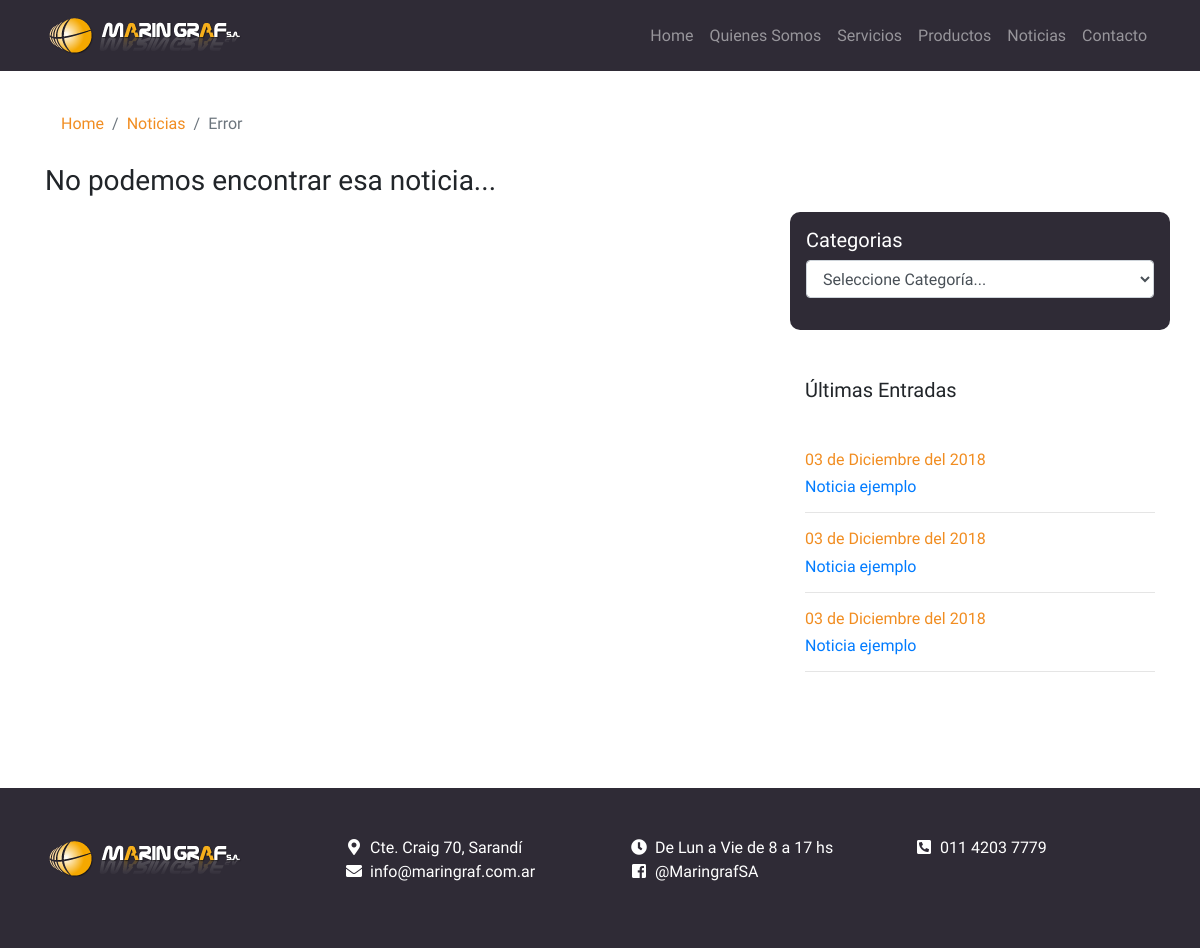
Page /noticia.php on the earlier database version.
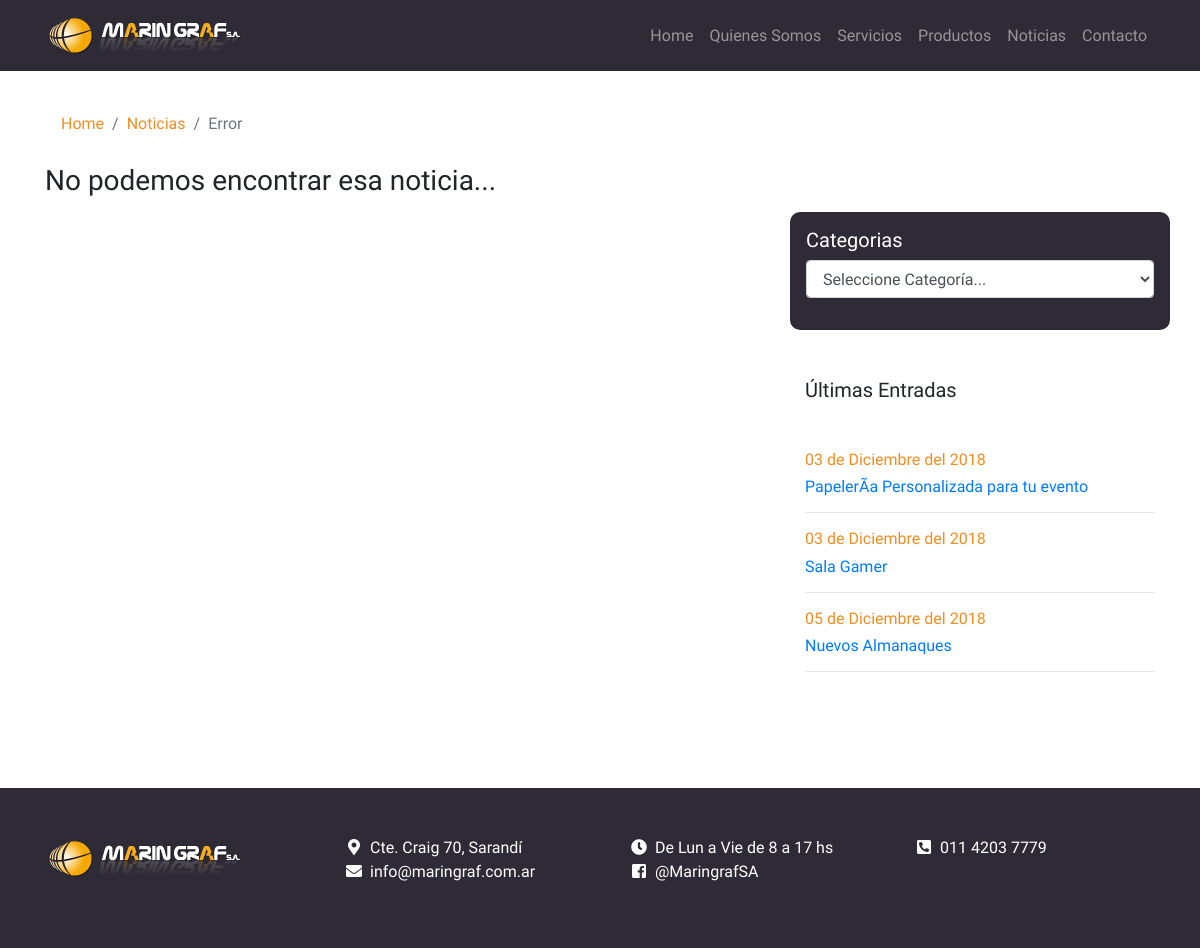
Same page on the later database version.
### tables this page shows
CREATE TABLE IF NOT EXISTS `noticias` (
  `id` int(10) unsigned NOT NULL AUTO_INCREMENT,
  `fecha` date DEFAULT NULL,
  `titulo` varchar(200) DEFAULT NULL,
  `contenido` text,
  `imagen` varchar(255) DEFAULT NULL,
  `idCategoria` int(11) DEFAULT NULL,
  PRIMARY KEY (`id`)
);

### noticia.php (the view, shortened to what this page needs)
<?php
$MESES = array("Enero","Febrero","Marzo","Abril","Mayo","Junio","Julio","Agosto","Septiembre","Octubre","Noviembre","Diciembre");
$noticia = array();
$ultimasnoticias = array();
$conn = mysqli_connect(EW_CONN_HOST, EW_CONN_USER, EW_CONN_PASS, EW_CONN_DB);
$sql = "SELECT * FROM noticias ORDER BY id DESC LIMIT 3";
$resultado = mysqli_query($conn, $sql);
if ($resultado) {
  for ($i=0; $i < mysqli_num_rows($resultado); $i++) {
    $registro = mysqli_fetch_assoc($resultado);
    $registro = array_map("utf8_encode", $registro);
    array_push($ultimasnoticias, $registro);
  }
}
 ?>
<!DOCTYPE html>
<html lang="es">
  <head>
    <link href="vendor/bootstrap/css/bootstrap.min.css" rel="stylesheet">
    <link href="css/full-slider.css" rel="stylesheet">
    <link href="vendor/fontawesome/css/all.css" rel="stylesheet">
  </head>
  <body>
    <nav id="navbar" class="navbar navbar-expand-lg navbar-dark fixed-top">
      <div class="container">
        <a class="navbar-brand" href="#">
          <img src="img/logo_horizontal_200.png" alt="logo">
        </a>
        <div class="collapse navbar-collapse" id="navbarResponsive">
          <ul class="navbar-nav ml-auto">
            <li class="nav-item">
              <a class="nav-link" href="index.php#home">Home
              </a>
            </li>
            <li class="nav-item">
              <a class="nav-link" href="index.php#quienes-somos">Quienes Somos</a>
            </li>
            <li class="nav-item">
              <a class="nav-link" href="index.php#servicios">Servicios</a>
            </li>
            <li class="nav-item">
              <a class="nav-link" href="index.php#productos">Productos</a>
            </li>
            <li class="nav-item">
              <a class="nav-link" href="index.php#noticias">Noticias</a>
            </li>
            <li class="nav-item">
              <a class="nav-link" href="index.php#contacto">Contacto</a>
            </li>
          </ul>
        </div>
      </div>
    </nav>
    <section>
      <div class="container">
        <nav aria-label="breadcrumb">
          <ol class="breadcrumb">
            <li class="breadcrumb-item"><a class="cl-naranja" href="index.php">Home</a></li>
            <li class="breadcrumb-item"><a class="cl-naranja" href="noticias.php">Noticias</a></li>
            <li class="breadcrumb-item active" aria-current="page"><?php echo isset($noticia["titulo"])? $noticia["titulo"]:"Error" ?></li>
          </ol>
        </nav>
        <div class="row">
          <div class="col-md-8">
            <?php
              if (count($noticia) > 0) {
                ?>
                  <div class="noticia mt-5">
                    <img width="100%" src="backend/upload/<?php echo $noticia["imagen"] ?>" alt="">
                    <h2 class="mt-3 bold display-5"><?php echo $noticia["titulo"] ?></h2>
                    <h6 class="mt-3 cl-naranja display-6"><?php echo date('d', strtotime($noticia["fecha"]))." de ".$MESES[date('n', strtotime($noticia["fecha"]))-1]." del ".date('Y', strtotime($noticia["fecha"])) ?></h6>
                    <div class="mt-3 "><?php echo $noticia["contenido"] ?></div>
                  </div>
                <?php
              }else{
                ?>
                  <h3>No podemos encontrar esa noticia...</h3>
                <?php
              }
            ?>
          </div>
          <div class="col-md-4">
            <div class="row mt-5">
              <div class="bg-gris col-lg-12 p-3 redondeado">
                <h5 class="cl-blanco">Categorias</h5>
                <form id="categorias" action="noticias.php" class="form-horizontal">
                <div class="form-group">
                  <select id="categoria" name="categoria" class="form-control">
                    <option value="">Seleccione Categoría...</option>
                  </select>
                </div>
                </form>
              </div>
            </div>
            <div class="row mt-5">
              <div class="col-lg-12">
                <h5 class="mb-5">Últimas Entradas</h5>
                <?php
                  foreach ($ultimasnoticias as $key => $value) {
                    ?>
                      <div class="ultima-entrada">
                        <h6 class="cl-naranja"><?php echo date('d', strtotime($value["fecha"]))." de ".$MESES[date('n', strtotime($value["fecha"]))-1]." del ".date('Y', strtotime($value["fecha"])) ?></h6>
                        <h6><a href="noticia.php?id=<?php echo $value["id"] ?>"><?php echo $value["titulo"] ?></a></h6>
                      </div>
                      <hr class="my-3">
                    <?php
                  }
                ?>
              </div>
            </div>
          </div>
        </div>
      </div>
    </section>
    <footer class="py-5 bg-gris">
      <div class="container">
        <div class="row">
          <div class="col-lg-3">
            <img src="img/logo_horizontal_200.png" alt="">
          </div>
          <div class="col-lg-3">
            <ul class="fa-ul">
              <li>
                <span class="fa-li" ><i class="fas fa-map-marker-alt"></i></span>Cte. Craig 70, Sarandí
              </li>
              <li><span class="fa-li" ><i class="fas fa-envelope"></i></span>
                <a href="mailto:info@maringraf.com.ar">info@maringraf.com.ar</a>
              </li>
            </ul>
          </div>
          <div class="col-lg-3">
            <ul class="fa-ul">
              <li><span class="fa-li" ><i class="fas fa-clock"></i></span>De Lun a Vie de 8 a 17 hs</li>
              <li><span class="fa-li" ><i class="fab fa-facebook-square"></i></span>
                <a target="_blank" href="https://www.facebook.com/MaringrafSA/">@MaringrafSA</a>
              </li>
            </ul>
          </div>
          <div class="col-lg-3">
            <ul class="fa-ul">
              <li><span class="fa-li" ><i class="fas fa-phone-square fa-flip-horizontal"></i></span>
                <a href="callto:011 4203 7779">011 4203 7779</a>
              </li>
            </ul>
          </div>
        </div>
      </div>
    </footer>
  </body>
</html>

### css/full-slider.css (style rules this page uses)
body { font-family: 'Work Sans', sans-serif; }
section { padding-top: 100px; padding-bottom: 100px; }
.cl-blanco { color:white; }
.cl-naranja { color:#f18d21; }
.bg-gris { background-color: #2f2b36; }
.redondeado { border-radius: 10px; }
.navbar { background-color: #2f2b36; }
footer { color:white; }
footer a { color:white; }
.breadcrumb { background-color: transparent!important; }

Differences in the rows shown:
removed noticias: fecha "03", fecha "Diciembre", fecha "2018", titulo "Noticia ejemplo"
changed noticias (number 1 of 3 on the later page): titulo "Noticia ejemplo" → "PapelerÃ­a Personalizada para tu evento"
changed noticias: titulo "Noticia ejemplo" → "Sala Gamer"
now on this page (row edited): noticias: fecha "05", fecha "Diciembre", fecha "2018", titulo "Nuevos Almanaques"
